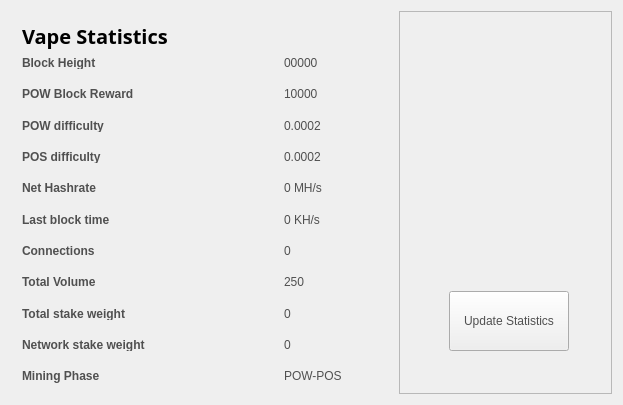
<?xml version="1.0" encoding="UTF-8"?>
<ui version="4.0">
 <class>StatisticsPage</class>
 <widget class="QWidget" name="StatisticsPage">
  <property name="windowModality">
   <enum>Qt::NonModal</enum>
  </property>
  <property name="geometry">
   <rect>
    <x>0</x>
    <y>0</y>
    <width>623</width>
    <height>405</height>
   </rect>
  </property>
  <property name="windowTitle">
   <string>Digging</string>
  </property>
  <property name="styleSheet">
   <string notr="true">color:#505050;
font-family:'Open Sans,sans-serif';</string>
  </property>
  <layout class="QGridLayout" name="gridLayout">
   <property name="sizeConstraint">
    <enum>QLayout::SetMaximumSize</enum>
   </property>
   <item row="0" column="1">
    <widget class="QFrame" name="frame">
     <property name="minimumSize">
      <size>
       <width>213</width>
       <height>0</height>
      </size>
     </property>
     <property name="frameShape">
      <enum>QFrame::StyledPanel</enum>
     </property>
     <property name="frameShadow">
      <enum>QFrame::Raised</enum>
     </property>
     <widget class="QPushButton" name="startButton">
      <property name="geometry">
       <rect>
        <x>50</x>
        <y>280</y>
        <width>120</width>
        <height>60</height>
       </rect>
      </property>
      <property name="sizePolicy">
       <sizepolicy hsizetype="Fixed" vsizetype="Fixed">
        <horstretch>0</horstretch>
        <verstretch>0</verstretch>
       </sizepolicy>
      </property>
      <property name="minimumSize">
       <size>
        <width>120</width>
        <height>60</height>
       </size>
      </property>
      <property name="autoFillBackground">
       <bool>false</bool>
      </property>
      <property name="styleSheet">
       <string notr="true"/>
      </property>
      <property name="text">
       <string>Update Statistics</string>
      </property>
     </widget>
     <widget class="QLabel" name="label">
      <property name="geometry">
       <rect>
        <x>10</x>
        <y>10</y>
        <width>191</width>
        <height>191</height>
       </rect>
      </property>
      <property name="text">
       <string/>
      </property>
      <property name="pixmap">
       <pixmap resource="../bitcoin.qrc">:/icons/coinbg</pixmap>
      </property>
      <property name="scaledContents">
       <bool>true</bool>
      </property>
     </widget>
    </widget>
   </item>
   <item row="0" column="0">
    <widget class="QFrame" name="gridFrame_2">
     <layout class="QGridLayout" name="gridLayout_4">
      <item row="3" column="0">
       <layout class="QFormLayout" name="formLayout_2">
        <property name="fieldGrowthPolicy">
         <enum>QFormLayout::FieldsStayAtSizeHint</enum>
        </property>
        <property name="horizontalSpacing">
         <number>139</number>
        </property>
        <property name="verticalSpacing">
         <number>18</number>
        </property>
        <property name="rightMargin">
         <number>0</number>
        </property>
        <item row="1" column="0">
         <widget class="QLabel" name="label_14">
          <property name="text">
           <string>&lt;html&gt;&lt;head/&gt;&lt;body&gt;&lt;p&gt;&lt;span style=&quot; font-weight:600;&quot;&gt;Block Height&lt;/span&gt;&lt;/p&gt;&lt;/body&gt;&lt;/html&gt;</string>
          </property>
         </widget>
        </item>
        <item row="1" column="1">
         <widget class="QLabel" name="heightBox">
          <property name="text">
           <string>00000</string>
          </property>
         </widget>
        </item>
        <item row="2" column="0">
         <widget class="QLabel" name="label_12">
          <property name="text">
           <string>&lt;html&gt;&lt;head/&gt;&lt;body&gt;&lt;p&gt;&lt;span style=&quot; font-weight:600;&quot;&gt;POW Block Reward&lt;/span&gt;&lt;/p&gt;&lt;/body&gt;&lt;/html&gt;</string>
          </property>
         </widget>
        </item>
        <item row="2" column="1">
         <widget class="QLabel" name="rewardBox">
          <property name="text">
           <string>10000</string>
          </property>
         </widget>
        </item>
        <item row="3" column="0">
         <widget class="QLabel" name="label_13">
          <property name="text">
           <string>&lt;html&gt;&lt;head/&gt;&lt;body&gt;&lt;p&gt;&lt;span style=&quot; font-weight:600;&quot;&gt;POW difficulty&lt;/span&gt;&lt;/p&gt;&lt;/body&gt;&lt;/html&gt;</string>
          </property>
         </widget>
        </item>
        <item row="3" column="1">
         <widget class="QLabel" name="diffBox">
          <property name="text">
           <string>0.0002</string>
          </property>
         </widget>
        </item>
        <item row="4" column="0">
         <widget class="QLabel" name="label_9">
          <property name="text">
           <string>&lt;html&gt;&lt;head/&gt;&lt;body&gt;&lt;p&gt;&lt;span style=&quot; font-weight:600;&quot;&gt;POS difficulty&lt;/span&gt;&lt;/p&gt;&lt;/body&gt;&lt;/html&gt;</string>
          </property>
         </widget>
        </item>
        <item row="4" column="1">
         <widget class="QLabel" name="diffBox2">
          <property name="text">
           <string>0.0002</string>
          </property>
         </widget>
        </item>
        <item row="5" column="1">
         <widget class="QLabel" name="pawrateBox">
          <property name="text">
           <string>0 MH/s</string>
          </property>
         </widget>
        </item>
        <item row="6" column="0">
         <widget class="QLabel" name="label3_2">
          <property name="sizePolicy">
           <sizepolicy hsizetype="Preferred" vsizetype="Maximum">
            <horstretch>0</horstretch>
            <verstretch>0</verstretch>
           </sizepolicy>
          </property>
          <property name="text">
           <string>&lt;html&gt;&lt;head/&gt;&lt;body&gt;&lt;p&gt;&lt;span style=&quot; font-weight:600;&quot;&gt;Last block time&lt;/span&gt;&lt;/p&gt;&lt;/body&gt;&lt;/html&gt;</string>
          </property>
         </widget>
        </item>
        <item row="6" column="1">
         <widget class="QLabel" name="localBox">
          <property name="text">
           <string>0 KH/s</string>
          </property>
         </widget>
        </item>
        <item row="7" column="0">
         <widget class="QLabel" name="label1_2">
          <property name="text">
           <string>&lt;html&gt;&lt;head/&gt;&lt;body&gt;&lt;p&gt;&lt;span style=&quot; font-weight:600;&quot;&gt;Connections&lt;/span&gt;&lt;/p&gt;&lt;/body&gt;&lt;/html&gt;</string>
          </property>
         </widget>
        </item>
        <item row="7" column="1">
         <widget class="QLabel" name="connectionBox">
          <property name="text">
           <string>0</string>
          </property>
         </widget>
        </item>
        <item row="8" column="0">
         <widget class="QLabel" name="label_8">
          <property name="text">
           <string>&lt;html&gt;&lt;head/&gt;&lt;body&gt;&lt;p&gt;&lt;span style=&quot; font-weight:600;&quot;&gt;Total Volume&lt;/span&gt;&lt;/p&gt;&lt;/body&gt;&lt;/html&gt;</string>
          </property>
         </widget>
        </item>
        <item row="8" column="1">
         <widget class="QLabel" name="volumeBox">
          <property name="text">
           <string>250</string>
          </property>
         </widget>
        </item>
        <item row="9" column="0">
         <widget class="QLabel" name="label_10">
          <property name="text">
           <string>&lt;html&gt;&lt;head/&gt;&lt;body&gt;&lt;p&gt;&lt;span style=&quot; font-weight:600;&quot;&gt;Total stake weight&lt;/span&gt;&lt;/p&gt;&lt;/body&gt;&lt;/html&gt;</string>
          </property>
         </widget>
        </item>
        <item row="9" column="1">
         <widget class="QLabel" name="minBox">
          <property name="text">
           <string>0</string>
          </property>
         </widget>
        </item>
        <item row="10" column="0">
         <widget class="QLabel" name="label_11">
          <property name="text">
           <string>&lt;html&gt;&lt;head/&gt;&lt;body&gt;&lt;p&gt;&lt;span style=&quot; font-weight:600;&quot;&gt;Network stake weight&lt;/span&gt;&lt;/p&gt;&lt;/body&gt;&lt;/html&gt;</string>
          </property>
         </widget>
        </item>
        <item row="10" column="1">
         <widget class="QLabel" name="maxBox">
          <property name="text">
           <string>0</string>
          </property>
         </widget>
        </item>
        <item row="11" column="0">
         <widget class="QLabel" name="label_15">
          <property name="text">
           <string>&lt;html&gt;&lt;head/&gt;&lt;body&gt;&lt;p&gt;&lt;span style=&quot; font-weight:600;&quot;&gt;Mining Phase&lt;/span&gt;&lt;/p&gt;&lt;/body&gt;&lt;/html&gt;</string>
          </property>
         </widget>
        </item>
        <item row="11" column="1">
         <widget class="QLabel" name="cBox">
          <property name="text">
           <string>POW-POS</string>
          </property>
         </widget>
        </item>
        <item row="5" column="0">
         <widget class="QLabel" name="label_16">
          <property name="text">
           <string>&lt;html&gt;&lt;head/&gt;&lt;body&gt;&lt;p&gt;&lt;span style=&quot; font-weight:600;&quot;&gt;Net Hashrate&lt;/span&gt;&lt;/p&gt;&lt;/body&gt;&lt;/html&gt;</string>
          </property>
         </widget>
        </item>
       </layout>
      </item>
      <item row="1" column="0">
       <layout class="QHBoxLayout" name="horizontalLayout_4">
        <property name="spacing">
         <number>7</number>
        </property>
        <item>
         <widget class="QLabel" name="label_5">
          <property name="font">
           <font>
            <family>Open Sans,sans-serif</family>
           </font>
          </property>
          <property name="text">
           <string>&lt;html&gt;&lt;head/&gt;&lt;body&gt;&lt;p&gt;&lt;span style=&quot; font-size:20px; font-weight:600; color:#000000;&quot;&gt;Vape Statistics&lt;/span&gt;&lt;/p&gt;&lt;/body&gt;&lt;/html&gt;</string>
          </property>
         </widget>
        </item>
        <item>
         <spacer name="horizontalSpacer_2">
          <property name="orientation">
           <enum>Qt::Horizontal</enum>
          </property>
          <property name="sizeHint" stdset="0">
           <size>
            <width>40</width>
            <height>20</height>
           </size>
          </property>
         </spacer>
        </item>
       </layout>
      </item>
      <item row="2" column="0">
       <spacer name="verticalSpacer_2">
        <property name="orientation">
         <enum>Qt::Vertical</enum>
        </property>
        <property name="sizeHint" stdset="0">
         <size>
          <width>20</width>
          <height>40</height>
         </size>
        </property>
       </spacer>
      </item>
     </layout>
    </widget>
   </item>
   <item row="1" column="0">
    <spacer name="verticalSpacer">
     <property name="orientation">
      <enum>Qt::Vertical</enum>
     </property>
     <property name="sizeHint" stdset="0">
      <size>
       <width>20</width>
       <height>40</height>
      </size>
     </property>
    </spacer>
   </item>
  </layout>
 </widget>
 <layoutdefault spacing="6" margin="11"/>
 <resources/>
 <connections/>
</ui>
